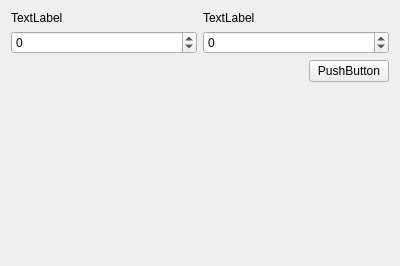
<?xml version="1.0" encoding="UTF-8"?>
<ui version="4.0">
 <class>Form</class>
 <widget class="QWidget" name="Form">
  <property name="geometry">
   <rect>
    <x>0</x>
    <y>0</y>
    <width>400</width>
    <height>266</height>
   </rect>
  </property>
  <property name="windowTitle">
   <string>Form</string>
  </property>
  <layout class="QGridLayout" name="gridLayout">
   <item row="0" column="0">
    <layout class="QVBoxLayout" name="verticalLayout">
     <item>
      <layout class="QHBoxLayout" name="horizontalLayout_2">
       <item>
        <layout class="QVBoxLayout" name="verticalLayout_3">
         <item>
          <widget class="QLabel" name="x_off_lb">
           <property name="text">
            <string>TextLabel</string>
           </property>
          </widget>
         </item>
         <item>
          <widget class="QSpinBox" name="x_off_sb">
           <property name="minimum">
            <number>-2000</number>
           </property>
           <property name="maximum">
            <number>2000</number>
           </property>
          </widget>
         </item>
        </layout>
       </item>
       <item>
        <layout class="QVBoxLayout" name="verticalLayout_2">
         <item>
          <widget class="QLabel" name="y_off_lb">
           <property name="text">
            <string>TextLabel</string>
           </property>
          </widget>
         </item>
         <item>
          <widget class="QSpinBox" name="y_off_sb">
           <property name="minimum">
            <number>-2000</number>
           </property>
           <property name="maximum">
            <number>2000</number>
           </property>
          </widget>
         </item>
        </layout>
       </item>
      </layout>
     </item>
     <item>
      <layout class="QHBoxLayout" name="horizontalLayout">
       <item>
        <spacer name="horizontalSpacer">
         <property name="orientation">
          <enum>Qt::Horizontal</enum>
         </property>
         <property name="sizeHint" stdset="0">
          <size>
           <width>40</width>
           <height>20</height>
          </size>
         </property>
        </spacer>
       </item>
       <item>
        <widget class="QPushButton" name="load_off_bt">
         <property name="text">
          <string>PushButton</string>
         </property>
        </widget>
       </item>
      </layout>
     </item>
    </layout>
   </item>
   <item row="1" column="0">
    <spacer name="verticalSpacer">
     <property name="orientation">
      <enum>Qt::Vertical</enum>
     </property>
     <property name="sizeHint" stdset="0">
      <size>
       <width>20</width>
       <height>40</height>
      </size>
     </property>
    </spacer>
   </item>
  </layout>
 </widget>
 <resources/>
 <connections/>
</ui>
